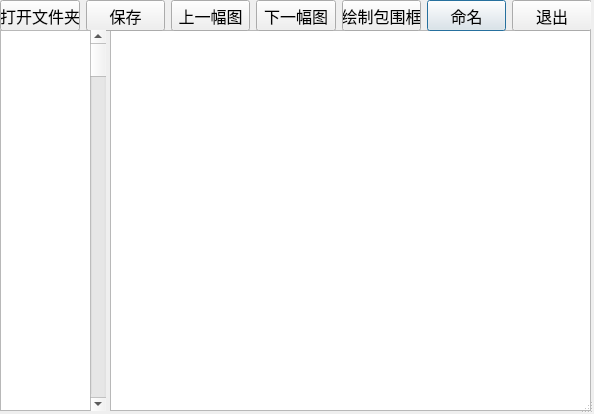
<?xml version="1.0" encoding="UTF-8"?>
<ui version="4.0">
 <class>Dialog</class>
 <widget class="QDialog" name="Dialog">
  <property name="geometry">
   <rect>
    <x>0</x>
    <y>0</y>
    <width>594</width>
    <height>414</height>
   </rect>
  </property>
  <property name="windowTitle">
   <string>Dialog</string>
  </property>
  <property name="sizeGripEnabled">
   <bool>true</bool>
  </property>
  <widget class="QGraphicsView" name="graphicsView">
   <property name="geometry">
    <rect>
     <x>110</x>
     <y>30</y>
     <width>481</width>
     <height>381</height>
    </rect>
   </property>
  </widget>
  <widget class="QWidget" name="gridLayoutWidget">
   <property name="geometry">
    <rect>
     <x>0</x>
     <y>0</y>
     <width>591</width>
     <height>31</height>
    </rect>
   </property>
   <layout class="QGridLayout" name="gridLayout">
    <item row="0" column="5">
     <widget class="QPushButton" name="pushButton_2">
      <property name="font">
       <font>
        <family>Times New Roman</family>
        <pointsize>12</pointsize>
       </font>
      </property>
      <property name="text">
       <string>命名</string>
      </property>
     </widget>
    </item>
    <item row="0" column="4">
     <widget class="QPushButton" name="pushButton">
      <property name="font">
       <font>
        <family>Times New Roman</family>
        <pointsize>12</pointsize>
       </font>
      </property>
      <property name="text">
       <string>绘制包围框</string>
      </property>
     </widget>
    </item>
    <item row="0" column="0">
     <widget class="QPushButton" name="pushButton_3">
      <property name="font">
       <font>
        <family>Times New Roman</family>
        <pointsize>12</pointsize>
       </font>
      </property>
      <property name="text">
       <string>打开文件夹</string>
      </property>
     </widget>
    </item>
    <item row="0" column="2">
     <widget class="QPushButton" name="pushButton_7">
      <property name="font">
       <font>
        <family>Times New Roman</family>
        <pointsize>12</pointsize>
       </font>
      </property>
      <property name="text">
       <string>上一幅图</string>
      </property>
     </widget>
    </item>
    <item row="0" column="7">
     <widget class="QPushButton" name="pushButton_5">
      <property name="font">
       <font>
        <family>Times New Roman</family>
        <pointsize>12</pointsize>
       </font>
      </property>
      <property name="text">
       <string>退出</string>
      </property>
     </widget>
    </item>
    <item row="0" column="3">
     <widget class="QPushButton" name="pushButton_6">
      <property name="font">
       <font>
        <family>Times New Roman</family>
        <pointsize>12</pointsize>
       </font>
      </property>
      <property name="text">
       <string>下一幅图</string>
      </property>
     </widget>
    </item>
    <item row="0" column="1">
     <widget class="QPushButton" name="pushButton_4">
      <property name="font">
       <font>
        <family>Times New Roman</family>
        <pointsize>12</pointsize>
       </font>
      </property>
      <property name="text">
       <string>保存</string>
      </property>
     </widget>
    </item>
   </layout>
  </widget>
  <widget class="QTextEdit" name="textEdit">
   <property name="geometry">
    <rect>
     <x>0</x>
     <y>30</y>
     <width>91</width>
     <height>381</height>
    </rect>
   </property>
  </widget>
  <widget class="QScrollBar" name="verticalScrollBar">
   <property name="geometry">
    <rect>
     <x>90</x>
     <y>30</y>
     <width>16</width>
     <height>381</height>
    </rect>
   </property>
   <property name="orientation">
    <enum>Qt::Vertical</enum>
   </property>
  </widget>
 </widget>
 <resources/>
 <connections/>
</ui>
